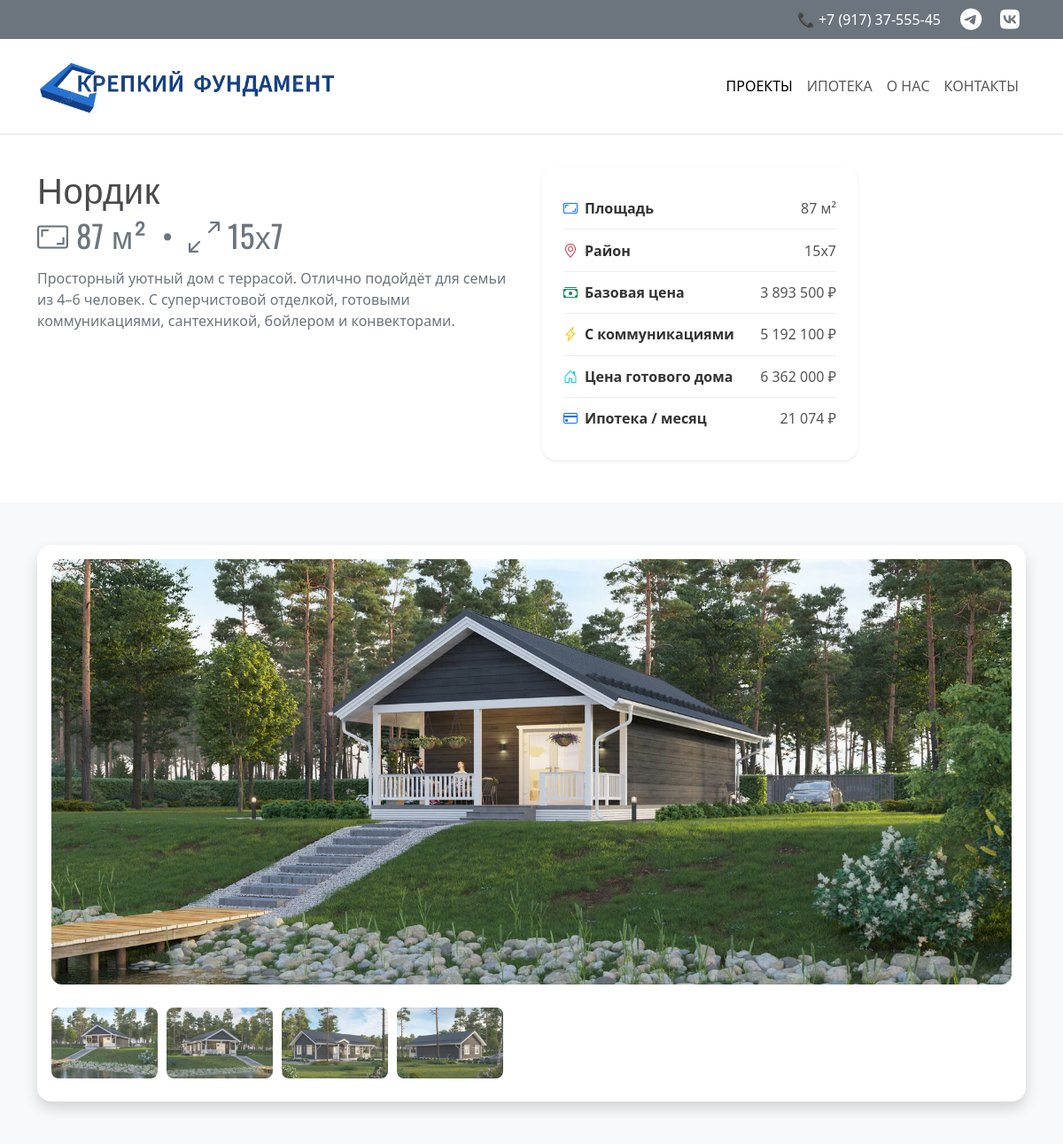
The page /details/1 on the database its author committed.
### app/models.py (models this page shows, shortened)
class Project(db.Model):
    __tablename__ = "projects"
    id = db.Column(db.Integer, primary_key=True)
    title = db.Column(db.String(100), unique=True, nullable=False)
    slug = db.Column(db.String(100), unique=True, nullable=False)
    description = db.Column(db.Text)
    square = db.Column(db.Integer, nullable=False)
    size = db.Column(db.String(15), nullable=False)
    price_base = db.Column(db.Integer, nullable=False)
    price_with_communications = db.Column(db.Integer)
    price_ready = db.Column(db.Integer)
    mortgage_price_per_month = db.Column(db.Integer)
    images_directory_path = db.Column(db.String(300), nullable=False)
    images = db.relationship(
        "ProjectImages",
        back_populates="project",
        cascade="all, delete-orphan",
        lazy="dynamic"
    )

class ProjectImages(db.Model):
    __tablename__ = "project_images"
    id = db.Column(db.Integer, primary_key=True)
    filename = db.Column(db.String(100), unique=True, nullable=False)
    project_id = db.Column(
        db.Integer,
        db.ForeignKey(Project.id, ondelete="CASCADE"),
        nullable=False,
    )
    project = db.relationship("Project", back_populates="images")
    @property
    def url(self):
        return os.path.join('uploads', self.project.slug, self.filename)

### app/routes.py (the view)
@main_bp.route('/details/<int:id>')
def details(id):
    project = Project.query.get(id)
    return render_template('details.html', project=project)

### app/__init__.py (called while the page is built)
def create_app():
    app = Flask(__name__)
    app.config.from_object('config.Config')  # config.py должен быть в корне проекта
    @app.template_filter('money')
    def money_format(value):
        if value is None:
            return ""
        try:
            return f"{int(value):,}".replace(",", " ")
        except (ValueError, TypeError):
            return value
    db.init_app(app)
    migrate.init_app(app, db)
    from app.routes import main_bp
    app.register_blueprint(main_bp)
    with app.app_context():
        db.create_all()
    return app

### app/templates/details.html (shortened to what this page needs)
{% extends "base.html" %}
{% block content %}
{% block styles %}
{{ super() }}
<link rel="stylesheet" href="{{ url_for('static', filename = '/css/style_details.css') }}">
{% endblock %}
<section class="py-5">
  <div class="container">
    <div class="row g-4 align-items-start">
      <div class="col-lg-6">
        <h1 class="fw-normal mb-3 d-flex flex-column"
    style="font-family: 'Oswald', sans-serif; color: #4a4a4a; letter-spacing: 0.5px;">
  {{ project.title }}
  <small class="fw-normal text-secondary mt-2">
    <i class="bi bi-aspect-ratio"></i> {{ project.square }} м²
    &nbsp;•&nbsp;
    <i class="bi bi-arrows-angle-expand"></i> {{ project.size }}
  </small>
</h1>
        <p class="text-secondary fs-6 mb-4">
          {{ project.description }}
        </p>
      </div>
      <div class="col-lg-4">
        <div class="card border-0 shadow-sm p-4 rounded-4">
          <div class="table-responsive">
            <table class="table table-borderless align-middle mb-0 beautiful-table">
              <tbody>
                <tr>
                  <th><i class="bi bi-aspect-ratio me-2 text-primary"></i>Площадь</th>
                  <td>{{ project.square }} м²</td>
                </tr>
                <tr>
                  <th><i class="bi bi-geo-alt me-2 text-danger"></i>Район</th>
                  <td>{{ project.size }}</td>
                </tr>
                <tr>
                  <th><i class="bi bi-cash-stack me-2 text-success"></i>Базовая цена</th>
                  <td>{{ project.price_base | money }} ₽</td>
                </tr>
                <tr>
                  <th><i class="bi bi-lightning-charge me-2 text-warning"></i>С коммуникациями</th>
                  <td>{{ project.price_with_communications | money }} ₽</td>
                </tr>
                <tr>
                  <th><i class="bi bi-house-door me-2 text-info"></i>Цена готового дома</th>
                  <td>{{ project.price_ready | money }} ₽</td>
                </tr>
                <tr>
                  <th><i class="bi bi-credit-card me-2 text-primary"></i>Ипотека / месяц</th>
                  <td>{{ project.mortgage_price_per_month | money }} ₽</td>
                </tr>
              </tbody>
            </table>
          </div>
        </div>
      </div>
    </div>
  </div>
</section>
<section class="py-5 bg-light">
  <div class="container">
    <div class="card border-0 shadow p-3">
      <div class="text-center mb-3">
        <img id="mainImage" src="{{ url_for('static', filename=project.images.first().url) }}"
             class="gallery-main img-fluid" alt="Главное изображение">
      </div>
      <div class="gallery-thumbs">
        {% for image in project.images.all() %}
        <img src="{{ url_for('static', filename=image.url) }}" class="gallery-thumb" onclick="changeImage(this)">
        {% endfor %}
      </div>
    </div>
  </div>
</section>
{% endblock %}

### app/static/css/style.css (style rules this page uses)
body { padding-top: 140px; transition: padding-top 0.3s ease; }
.card { border-radius: 16px; transition: transform 0.3s ease, box-shadow 0.3s ease; }
.card i { transition: transform 0.3s ease; }

### app/static/css/style_details.css (style rules this page uses)
:root { --gallery-radius: 12px; --thumb-radius: 8px; --transition-fast: 0.2s ease; --transition-medium: 0.3s ease; --transition-slow: 0.4s ease; --primary-color: #0d6efd; --scrollbar-color: #ccc; --overlay-bg: #000; }
.gallery-main { width: 100%; height: 60vh; object-fit: cover; border-radius: var(--gallery-radius); transition: opacity var(--transition-medium); cursor: zoom-in; }
.gallery-thumbs { overflow-x: auto; white-space: nowrap; padding: 10px 0; display: flex; gap: 10px; }
.gallery-thumb { flex: 0 0 auto; width: 120px; height: 80px; object-fit: cover; cursor: pointer; border-radius: var(--thumb-radius); opacity: 0.85; transition: all var(--transition-fast); }
.gallery-thumbs { scroll-behavior: smooth; }
.beautiful-table th { white-space: nowrap; font-weight: 600; color: #333; padding: 0.7rem 0; }
.beautiful-table td { text-align: right; color: #555; padding: 0.7rem 0; }
.beautiful-table tr + tr th, .beautiful-table tr + tr td { border-top: 1px solid #eee; }

### rows shown on the page
Project: title "Нордик", square "87", size "15х7", description "Просторный уютный дом с террасой. Отлично подойдёт для семьи из 4–6 человек. С суперчистовой отделкой, готовыми коммуникациями, сантехникой, бойлером и конвекторами.", price_base "3 893 500", price_with_communications "5 192 100", price_ready "6 362 000", mortgage_price_per_month "21 074", slug.filename (picture)
ProjectImages: filename.slug (picture)
ProjectImages: filename.slug (picture)
ProjectImages: filename.slug (picture)
ProjectImages: filename.slug (picture)
